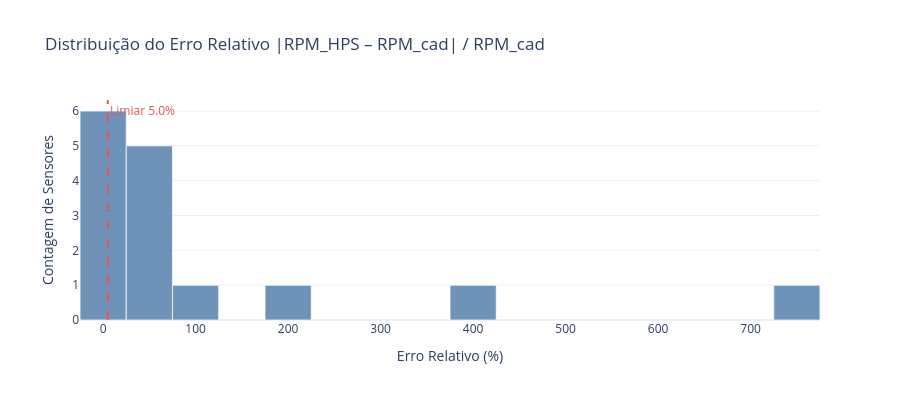

Here is the notebook cell this chart was saved with:
### Code cell
# ── 7.4 Gráfico — Distribuição do erro relativo ───────────────────────────────
if not df_c.empty and df_c["erro_pct"].notna().any():
    erros = df_c["erro_pct"].dropna()

    fig = go.Figure()
    fig.add_trace(go.Histogram(
        x=erros,
        nbinsx=20,
        marker_color=COR_ESPECTRO,
        marker_line=dict(color="white", width=0.8),
        opacity=0.8,
        name="Erro relativo (%)"
    ))

    # Linha de tolerância
    fig.add_vline(x=LIMIAR_CONCORDANCIA,
                  line=dict(color=COR_CADASTRADO, dash="dash", width=2),
                  annotation_text=f"Limiar {LIMIAR_CONCORDANCIA}%",
                  annotation_font=dict(color=COR_CADASTRADO))

    fig.update_layout(
        title="Distribuição do Erro Relativo |RPM_HPS – RPM_cad| / RPM_cad",
        xaxis_title="Erro Relativo (%)",
        yaxis_title="Contagem de Sensores",
        height=400, template="plotly_white"
    )
    fig.show()

    print(f"Erro médio:   {erros.mean():.2f}%")
    print(f"Erro mediano: {erros.median():.2f}%")
    print(f"Erro máximo:  {erros.max():.2f}%")
    print(f"Desvio padrão: {erros.std():.2f}%")

### Figure 1 — Plotly figure (JSON) as saved in the notebook; plotly's stock layout.template omitted (floating-point values rounded to 4 significant figures)
{"data": [{"marker": {"color": "#4C78A8", "line": {"color": "white", "width": 0.8}}, "name": "Erro relativo (%)", "nbinsx": 20, "opacity": 0.8, "type": "histogram", "x": [94.88, 60.63, 33.98, 727.6, 405.4, 3.86, 29.95, 0.4457, 1.786, 192.7, 28.93, 0.06742, 48.57, 3.86, 9.199]}], "layout": {"annotations": [{"font": {"color": "#E45756"}, "showarrow": false, "text": "Limiar 5.0%", "x": 5, "xanchor": "left", "xref": "x", "y": 1, "yanchor": "top", "yref": "y domain"}], "height": 400, "shapes": [{"line": {"color": "#E45756", "dash": "dash", "width": 2}, "type": "line", "x0": 5, "x1": 5, "xref": "x", "y0": 0, "y1": 1, "yref": "y domain"}], "title": {"text": "Distribuição do Erro Relativo |RPM_HPS – RPM_cad| / RPM_cad"}, "xaxis": {"title": {"text": "Erro Relativo (%)"}}, "yaxis": {"title": {"text": "Contagem de Sensores"}}}}
